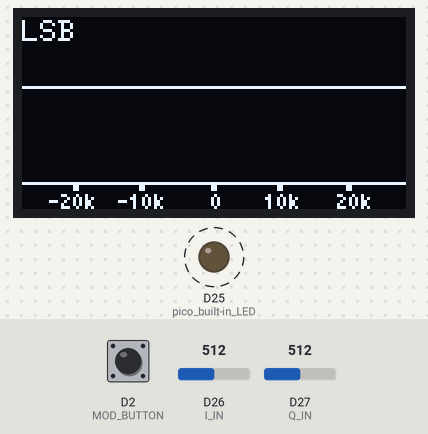
Bench run of a sketch on a simulated Arduino Due. On the bench: 128×64 one-colour display, output pins drawn as LEDs (lit = HIGH). Dashed ring = blinking. The test bench sets the inputs (shaded band); at power-on: D2 (MOD_BUTTON) HIGH, D26 (I_IN) = 512, D27 (Q_IN) = 512 (analog values on the 0–1023 scale). What the sketch prints to the serial monitor is not drawn.

Above: at 2.2 s.
2.3 s: D2 (MOD_BUTTON) pulled LOW for 3.2 s
At 5.78 s:
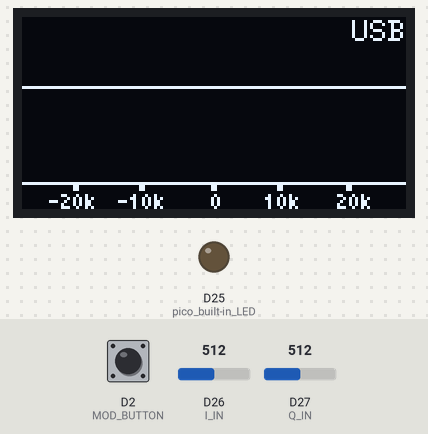
6.1 s: D26 (I_IN) set to 306
At 6.47 s:
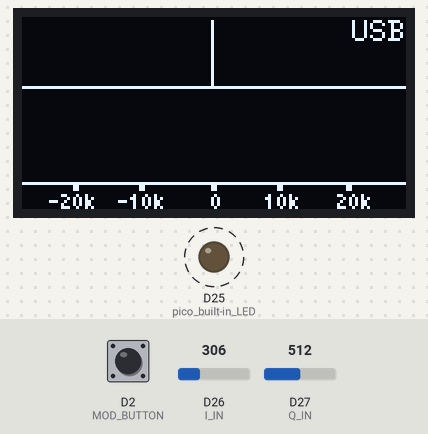
7.8 s: D27 (Q_IN) set to 716
At 8.03 s:
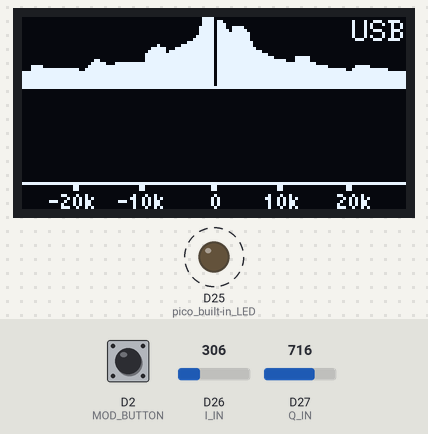
9.4 s: D2 (MOD_BUTTON) pulled LOW for 0.15 s
At 9.82 s:
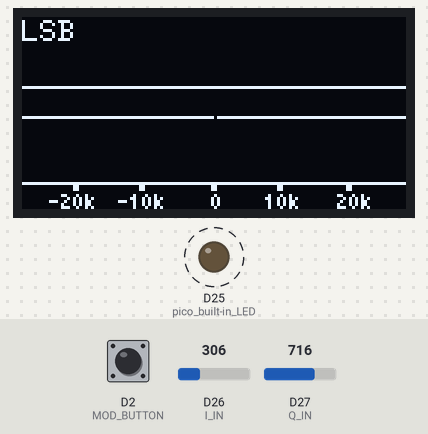
10.1 s: D26 (I_IN) set to 122
At 10.36 s:
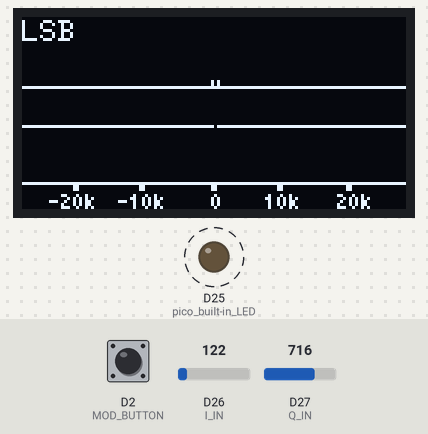
11.7 s: D27 (Q_IN) set to 900
At 11.98 s:
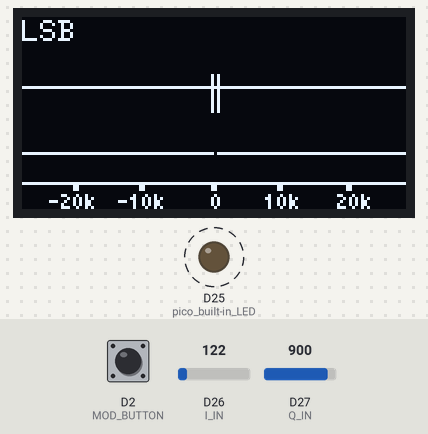
Timing chart, 0 to 14.3 s (numbered marks = the images above; inputs shaded):
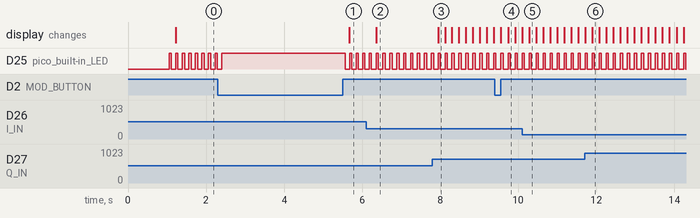

The sketch:

pico_BandScope_WaterFal_v1_128x64.ino
```cpp
/*
  OLED 128x64 Bandscope Waterfall JR3XNW 2023/6/10
  Library to add
  arduinoFFT.h    https://www.arduino.cc/reference/en/libraries/arduinofft/
  Wire.h
  U8g2lib.h       https://github.com/olikraus/U8g2_Arduino
*/

#include <U8g2lib.h>  // This is for controlling the OLED display
#include <Wire.h>  // This library is needed for I2C communication, which is used by the OLED display
#include <arduinoFFT.h> // v2.0.2

//////////////////////////////////////////
//   Global Variables and Definitions   //
//////////////////////////////////////////
#define I_IN 26  // Analog Input pin for I (in-phase)
#define Q_IN 27  // Analog Input pin for Q (quadrature)
#define MOD_BUTTON 2  // Pin for the mode switch button
#define PX1 63  // The X coordinate where the display starts
#define PY1 23  // The Y coordinate where the spectrum display ends
#define PY2 56  // The Y coordinate where the waterfall display ends
#define SAMPLES 256  // The number of samples to take for the FFT. This should be a power of 2.
#define WFrow 12  // Number of rows in the waterfall display
#define SCREEN_WIDTH 128  // Width of the OLED display
#define SCREEN_HEIGHT 32  // Height of the OLED display
#define SAMPLING_FREQUENCY 50000  // Maximum frequency that can be captured
#define THRESHOLD 2  // Threshold for the waterfall display
#define HISTORY_LENGTH SCREEN_HEIGHT  // The number of previous FFT results to keep for the waterfall display

int mod = 0;  // The mode. 0 for LSB and 1 for USB

double vReal[SAMPLES];  // Array to hold the real part of the complex numbers for FFT
double vImag[SAMPLES];  // Array to hold the imaginary part of the complex numbers for FFT

double history[HISTORY_LENGTH][SAMPLES];  // Array to hold the history of FFT results
int historyIndex = 0;  // Index of the current FFT result in the history

U8G2_SSD1306_128X64_NONAME_F_HW_I2C u8g2(U8G2_R0, /* reset=*/U8X8_PIN_NONE);  // Object for controlling the OLED display
ArduinoFFT<double> FFT;  // v2.0.2 Explicit data types using templates

////////////////////////////
//          setup          //
////////////////////////////
void setup() {
  pinMode(25, OUTPUT);      // pico built-in LED
  pinMode(MOD_BUTTON,INPUT_PULLUP); //MODE_SWITCHING Set to input and pull-up
  Serial.begin(115200);

  analogReadResolution(12);  // Set ADC full scale to 12 bits
  u8g2.begin();
  u8g2.setFont(u8g2_font_6x10_tf);
  u8g2.setDrawColor(1);
  u8g2.setFontPosTop();  // The upper left corner is used as the character position reference.
  u8g2.clearBuffer();
  u8g2.drawStr(40, 0, "BandScope");
  u8g2.drawStr(25, 10, "Waterfall v0.1");
  u8g2.drawStr(45, 20, "JR3XNW");
  u8g2.sendBuffer();
  delay(1000);

}

//////////////////////////////
//           loop           //
//////////////////////////////
void loop() {
    digitalWrite(25, HIGH);  // Built-in LED lights up during sampling
    if(digitalRead(MOD_BUTTON) == LOW){Mod_Stp();} //When MOD_BUTTON is pressed, change mode

    /*SAMPLING*/
    if ( mod == 0 ) {
      for(int i=0; i<SAMPLES; i++)
      {
        vReal[i] = (analogRead(I_IN) - 2048) * 3.3 / 4096.0;  //Arduinoは「0」。
        vImag[i] = (analogRead(Q_IN) - 2048) * 3.3 / 4096.0;  //
      }
      digitalWrite(25, LOW);
    } else {
      for(int i=0; i<SAMPLES; i++)
      {
        vReal[i] = (analogRead(Q_IN) - 2048) * 3.3 / 4096.0;  //Arduinoは「0」。
        vImag[i] = (analogRead(I_IN) - 2048) * 3.3 / 4096.0;  //
      }
      digitalWrite(25, LOW);
    }

    /*FFT*/
    FFT.windowing(vReal, SAMPLES, FFTWindow::Hamming, FFTDirection::Forward);  // Use new enum types instead of FFT_WIN_TYP_HAMMING and FFT_FORWARD
    FFT.windowing(vImag, SAMPLES, FFTWindow::Hamming, FFTDirection::Forward);
    FFT.compute(vReal, vImag, SAMPLES, FFTDirection::Reverse);  // Change FFT_REVERSE to FFTDirection::Reverse
    FFT.complexToMagnitude(vReal, vImag, SAMPLES);  // No change

    u8g2.clearBuffer();  // Screen buffer clear
    showScope();  // Spectrum Display
    displayWaterfall();
    showGraphics();  // Scale line and other indications
    show_mod();  //mode
    u8g2.sendBuffer();  //

    delay(1);  //Repeat the process every second OR:

}

//////////////////////////////////////////
//  Processing when STEP SW is pressed  //
//////////////////////////////////////////
void Mod_Stp()
{
  if(mod == 0){
    mod = 1;
  }
  else{
    mod = 0;
  }
  delay(10);
  //Step_Disp(STEP);
  while(digitalRead(MOD_BUTTON) == LOW){
    delay(10);
  }
}

//////////////////////////////
//    Band scope display    //
//////////////////////////////
void showScope() {  // Spectrum Display
  int d, d1, d2;

  for (int xi = 1; xi < 64; xi++) {  // Positive frequency spectrum display
      d1 = barLength(vReal[xi*2]);
      d2 = barLength(vImag[xi*2+1]);
    d = sqrt(d1 * d1 + d2 * d2);
    u8g2.drawVLine(xi + 64 , PY1 - d, d);
  }
  for (int xi = 64; xi < 128; xi++) { // Negative frequency spectrum display
      d1 = barLength(vReal[xi*2]);
      d2 = barLength(vImag[xi*2+1]);
    d = sqrt(d1 * d1 + d2 * d2);
    u8g2.drawVLine(xi - 64 , PY1 - d, d);
  }
}

///////////////////////////////
//     LSB/USB switching     //
///////////////////////////////
void show_mod() {  // Spectrum Display
  u8g2.setFont(u8g2_font_6x10_tf);
  //u8g2.setFont(u8g2_font_micro_tr);  // Small font(3x5)
  if ( mod == 0 ){
    u8g2.drawStr(0, 0, "LSB");       //
  } else {
    u8g2.drawStr(110, 0, "USB");       //
  }
}

////////////////////////////
//      Graph Length      //
////////////////////////////
int barLength(double d) {  // Calculate the length of the graph
  float fy;
  int y;

  fy = 14.0 * (log10(d) + 3.3);  //3.3 14
  y = fy;
  y = constrain(y, 0, 22);  // Cut off upper and lower limits

  /*For Test*/
  Serial.print(d, 4);
  Serial.print(", ");
  Serial.print(fy);
  Serial.print(", ");
  Serial.println(y);

  return y;
}

//////////////////////////////
//        Water fall        //
//////////////////////////////
void displayWaterfall() {
  // Calculate the magnitudes of the FFT results
  for (int xi = 0; xi < SAMPLES; xi++) {
    double d1 = barLength(vReal[xi]);
    double d2 = barLength(vImag[xi]);
    double d = sqrt(d1 * d1 + d2 * d2);
    // Store the FFT results into the history array
    if(xi < SAMPLES/2){
      history[historyIndex][xi + SAMPLES / 2] = d;
    }else{
      history[historyIndex][xi - SAMPLES / 2] = d;
    }
  }

  // Increment the history index, looping back to 0 if it reaches the end of the array
  historyIndex = (historyIndex + 1) % HISTORY_LENGTH;

  // Draw the history
  for (int y = 0; y < HISTORY_LENGTH; y++) {
    for (int x = 0; x < SCREEN_WIDTH; x++) {
      // Skip drawing the pixel at the center of the screen (0 Hz frequency)
      if (x == SCREEN_WIDTH / 2) continue;
      // Retrieve the FFT magnitude from the history
      double magnitude = history[(historyIndex + y) % HISTORY_LENGTH][x * (SAMPLES / SCREEN_WIDTH)];
      // If the magnitude is above the threshold, draw a pixel
      if (magnitude > THRESHOLD) {
        u8g2.drawPixel(x, (SCREEN_HEIGHT + 23) - y - 1);
      }
    }
  }
}

////////////////////////////////
//      on-screen display     //
////////////////////////////////
void showGraphics() {  // Modifying Graphs
  // area demarcation line
  //u8g2.drawHLine(0, PY1, 128);  // lower end of the spectrum
  u8g2.drawHLine(0, 23, 128);  // Lower end line for waterfall 55
  u8g2.drawHLine(0, 55, 128);  // Lower end line for waterfall 55
  //u8g2.drawFrame(0, 0, 128, 13);
  //u8g2.drawLine(63, 0, 63, 13);

  // Frequency scale (horizontal axis)
  u8g2.drawBox(PX1 - 24, PY2, 2, 2);  // Positive Frequency 10kscale
  u8g2.drawBox(PX1 - 46, PY2, 2, 2);  // Positive Frequency 20kscale

  u8g2.drawBox(PX1, PY2, 2, 2);       // Negative frequency 0kscale
  u8g2.drawBox(PX1 + 22, PY2, 2, 2);  // Negative frequency 10kscale
  u8g2.drawBox(PX1 + 45, PY2, 2, 2);  // Negative frequency 20kscale

  u8g2.setFont(u8g2_font_micro_tr);  // Small font(3x5)
  u8g2.drawStr(9, 58, "-20k");       // Negative frequency display 58 26
  u8g2.drawStr(32, 58, "-10k");

  u8g2.drawStr(63, 58, "0");  // Positive Frequency
  u8g2.drawStr(81, 58, "10k");
  u8g2.drawStr(105, 58, "20k");

}
```

Measured:
- after the input at 2.3 s, the display: changes after 3.4 s (image 1)
- after the input at 6.1 s, the display: changes after 0.26 s (image 2)
- after the input at 7.8 s, the display: changes after 0.15 s (image 3)
- after the input at 9.4 s, the display: first differs from a run without the input after 0.34 s (image 4)
- by itself, D25 (pico_built-in_LED): repeats every 0.17 s: LOW 0.11 s, HIGH 0.06 s
